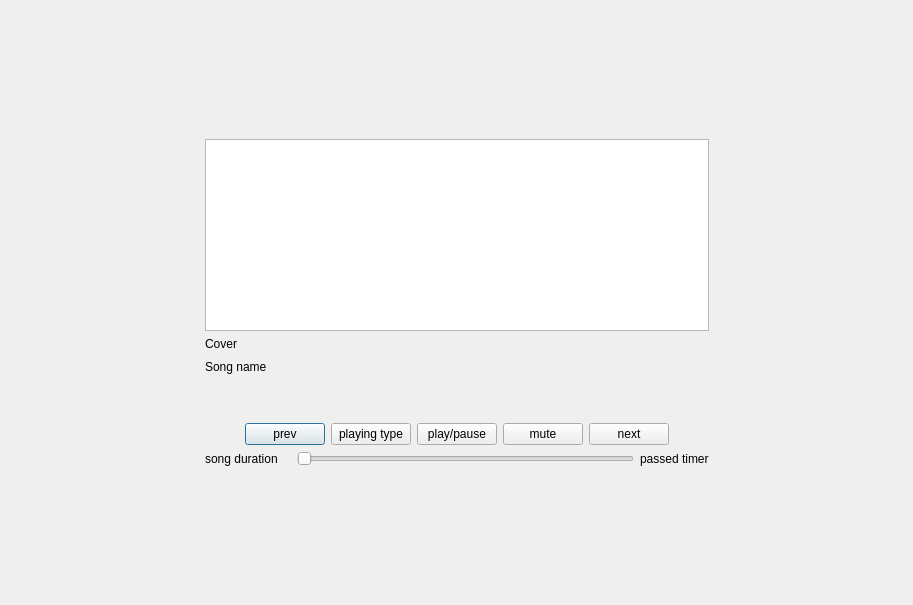
<?xml version="1.0" encoding="UTF-8"?>
<ui version="4.0">
 <class>MusicPlayerView</class>
 <widget class="QDialog" name="MusicPlayerView">
  <property name="geometry">
   <rect>
    <x>0</x>
    <y>0</y>
    <width>913</width>
    <height>605</height>
   </rect>
  </property>
  <property name="windowTitle">
   <string>Dialog</string>
  </property>
  <layout class="QGridLayout" name="gridLayout">
   <item row="1" column="0">
    <spacer name="horizontalSpacer_4">
     <property name="orientation">
      <enum>Qt::Orientation::Horizontal</enum>
     </property>
     <property name="sizeHint" stdset="0">
      <size>
       <width>40</width>
       <height>20</height>
      </size>
     </property>
    </spacer>
   </item>
   <item row="3" column="1">
    <spacer name="verticalSpacer_2">
     <property name="orientation">
      <enum>Qt::Orientation::Vertical</enum>
     </property>
     <property name="sizeHint" stdset="0">
      <size>
       <width>20</width>
       <height>40</height>
      </size>
     </property>
    </spacer>
   </item>
   <item row="2" column="1">
    <layout class="QVBoxLayout" name="verticalLayout_3">
     <item>
      <layout class="QVBoxLayout" name="verticalLayout">
       <item>
        <widget class="QLabel" name="label_cover">
         <property name="text">
          <string>Cover</string>
         </property>
        </widget>
       </item>
       <item>
        <layout class="QHBoxLayout" name="horizontalLayout">
         <item>
          <widget class="QLabel" name="label_song_name">
           <property name="text">
            <string>Song name</string>
           </property>
          </widget>
         </item>
         <item>
          <spacer name="horizontalSpacer">
           <property name="orientation">
            <enum>Qt::Orientation::Horizontal</enum>
           </property>
           <property name="sizeHint" stdset="0">
            <size>
             <width>40</width>
             <height>20</height>
            </size>
           </property>
          </spacer>
         </item>
        </layout>
       </item>
      </layout>
     </item>
     <item>
      <spacer name="verticalSpacer">
       <property name="orientation">
        <enum>Qt::Orientation::Vertical</enum>
       </property>
       <property name="sizeHint" stdset="0">
        <size>
         <width>20</width>
         <height>40</height>
        </size>
       </property>
      </spacer>
     </item>
     <item>
      <layout class="QVBoxLayout" name="verticalLayout_2">
       <item>
        <layout class="QHBoxLayout" name="horizontalLayout_3">
         <item>
          <spacer name="horizontalSpacer_2">
           <property name="orientation">
            <enum>Qt::Orientation::Horizontal</enum>
           </property>
           <property name="sizeHint" stdset="0">
            <size>
             <width>40</width>
             <height>20</height>
            </size>
           </property>
          </spacer>
         </item>
         <item>
          <widget class="QPushButton" name="pushButton_prev_song">
           <property name="text">
            <string>prev</string>
           </property>
          </widget>
         </item>
         <item>
          <widget class="QPushButton" name="pushButton_playing_type">
           <property name="text">
            <string>playing type</string>
           </property>
          </widget>
         </item>
         <item>
          <widget class="QPushButton" name="pushButton">
           <property name="text">
            <string>play/pause</string>
           </property>
           <property name="checkable">
            <bool>true</bool>
           </property>
          </widget>
         </item>
         <item>
          <widget class="QPushButton" name="pushButton_mute">
           <property name="text">
            <string>mute</string>
           </property>
          </widget>
         </item>
         <item>
          <widget class="QPushButton" name="pushButton_next_song">
           <property name="text">
            <string>next</string>
           </property>
          </widget>
         </item>
         <item>
          <spacer name="horizontalSpacer_3">
           <property name="orientation">
            <enum>Qt::Orientation::Horizontal</enum>
           </property>
           <property name="sizeHint" stdset="0">
            <size>
             <width>40</width>
             <height>20</height>
            </size>
           </property>
          </spacer>
         </item>
        </layout>
       </item>
       <item>
        <layout class="QHBoxLayout" name="horizontalLayout_2">
         <item>
          <widget class="QLabel" name="label_song_duration">
           <property name="text">
            <string>song duration</string>
           </property>
          </widget>
         </item>
         <item>
          <widget class="QLabel" name="label_3">
           <property name="text">
            <string/>
           </property>
          </widget>
         </item>
         <item>
          <widget class="QSlider" name="horizontalSlider_volume">
           <property name="orientation">
            <enum>Qt::Orientation::Horizontal</enum>
           </property>
          </widget>
         </item>
         <item>
          <widget class="QLabel" name="label_passed_time_of_music">
           <property name="text">
            <string>passed timer</string>
           </property>
          </widget>
         </item>
        </layout>
       </item>
      </layout>
     </item>
    </layout>
   </item>
   <item row="1" column="1">
    <widget class="QTableWidget" name="tableWidget_listOfsonges"/>
   </item>
   <item row="0" column="1">
    <spacer name="verticalSpacer_3">
     <property name="orientation">
      <enum>Qt::Orientation::Vertical</enum>
     </property>
     <property name="sizeHint" stdset="0">
      <size>
       <width>20</width>
       <height>40</height>
      </size>
     </property>
    </spacer>
   </item>
   <item row="1" column="2">
    <spacer name="horizontalSpacer_5">
     <property name="orientation">
      <enum>Qt::Orientation::Horizontal</enum>
     </property>
     <property name="sizeHint" stdset="0">
      <size>
       <width>40</width>
       <height>20</height>
      </size>
     </property>
    </spacer>
   </item>
  </layout>
 </widget>
 <resources/>
 <connections/>
</ui>
